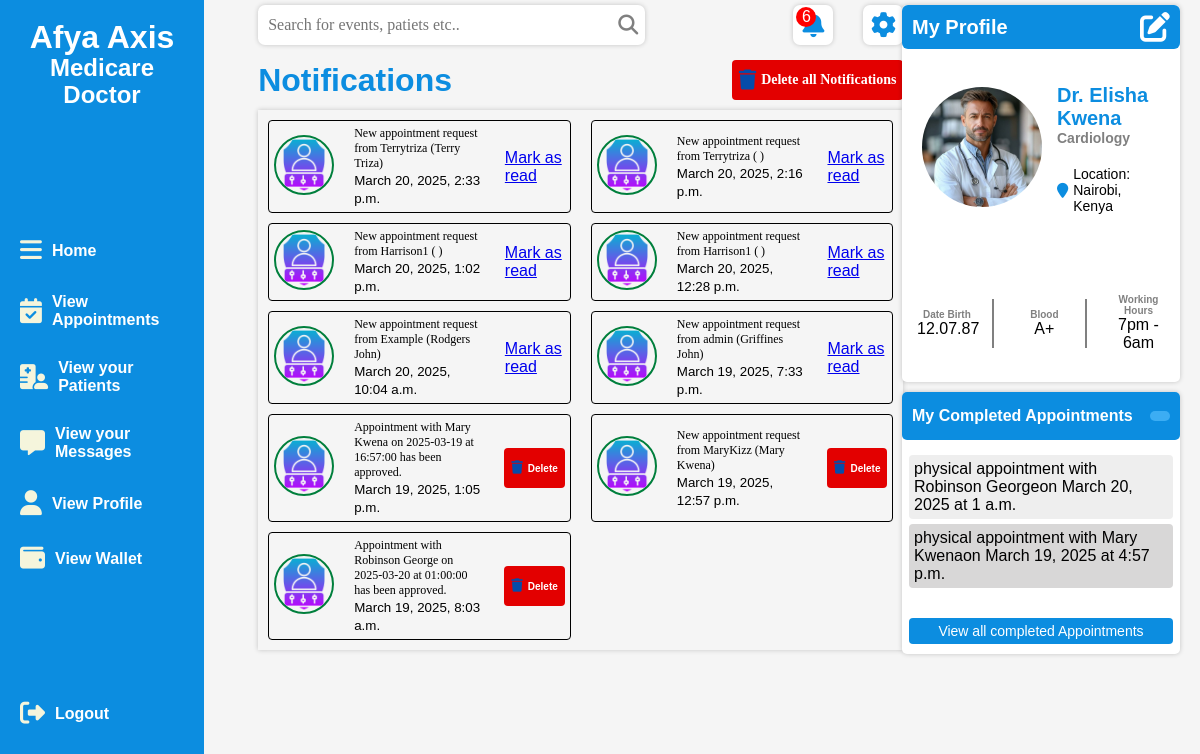
The app's page /doctors/doctor_notifications/ (signed in) with its own data.
### notifications/models.py (models this page shows, shortened)
class Notification(models.Model):
    user = models.ForeignKey(User, on_delete=models.CASCADE, related_name='notifications')
    message = models.TextField()
    created_at = models.DateTimeField(auto_now_add=True)
    is_read = models.BooleanField(default=False)
    profile_picture_url = models.URLField(blank=True, null=True)
    doctor_name = models.CharField(max_length=255, blank=True, null=True)
    clinic_name = models.CharField(max_length=255, blank=True, null=True)
    appointment_date = models.DateField(blank=True, null=True)
    appointment_time = models.TimeField(blank=True, null=True)
    appointment_type = models.CharField(max_length=255, blank=True, null=True)
    rejection_reason = models.TextField(blank=True, null=True)
    applicant_username = models.CharField(max_length=255, blank=True, null=True)  # Add this field
    applicant_first_name = models.CharField(max_length=255, blank=True, null=True)  # Add this field
    applicant_last_name = models.CharField(max_length=255, blank=True, null=True)  # Add this field

### doctors/models.py (models this page shows, shortened)
class Doctor(models.Model):
    user = models.OneToOneField(User, on_delete=models.CASCADE, related_name='doctor_profile')
    first_name = models.CharField(max_length=100)
    last_name = models.CharField(max_length=100)
    email = models.EmailField(unique=True)
    phone_number = models.CharField(max_length=15, unique=True)
    clinic = models.ForeignKey('clinics.Clinic', on_delete=models.CASCADE, related_name="doctors")
    specialization = models.ForeignKey(Specialization, on_delete=models.CASCADE, related_name="doctors")
    bio = models.TextField(blank=True, null=True)
    profile_picture = models.ImageField(upload_to='doctor_profiles/', blank=True, null=True)
    facebook = models.URLField(blank=True, null=True)
    twitter = models.URLField(blank=True, null=True)
    linkedin = models.URLField(blank=True, null=True)
    instagram = models.URLField(blank=True, null=True)
    address = models.TextField()
    city = models.CharField(max_length=100)
    country = models.CharField(max_length=100,default='Kenya')
    postal_code = models.CharField(max_length=10,default='0000')
    state= models.CharField(max_length=100,default='Kisii')
    hire_date = models.DateField(null=True, blank=True)
    years_of_experience = models.IntegerField(null=True, blank=True)
    years_worked_at_afyaaxis = models.IntegerField(null=True, blank=True)
    availability = models.BooleanField(default=True)

class Specialization(models.Model):
    name = models.CharField(max_length=100, unique=True)

### appointments/models.py (models this page shows, shortened)
class Appointment(models.Model):
    APPOINTMENT_TYPE_CHOICES = [
        ('virtual', 'Virtual'),
        ('physical', 'Physical'),
    ]
    APPOINTMENT_STATUS_CHOICES = [
        ('pending', 'Pending'),
        ('approved', 'Approved'),
        ('rejected', 'Rejected'),
        ('completed', 'Completed'),
    ]
    patient = models.ForeignKey(User, on_delete=models.CASCADE, related_name='appointments')
    doctor = models.ForeignKey(Doctor, on_delete=models.CASCADE, related_name='appointments')
    appointment_type = models.CharField(max_length=10, choices=APPOINTMENT_TYPE_CHOICES)
    appointment_date = models.DateField()
    appointment_time = models.TimeField()
    status = models.CharField(max_length=10, choices=APPOINTMENT_STATUS_CHOICES, default='pending')
    rejection_reason = models.TextField(blank=True, null=True)
    created_at = models.DateTimeField(auto_now_add=True)  # Add this line

### doctors/views.py (the view)
# urls.py: path('doctor_notifications/', views.doctor_notifications, name='doctor_notifications'),
@login_required
def doctor_notifications(request):
    doctor = get_object_or_404(Doctor, user=request.user)
    doctor = request.user.doctor_profile
    doctor = get_object_or_404(Doctor, user=request.user)
    consultations = Consultation.objects.filter(doctor=doctor)
    approved_appointments = Appointment.objects.filter(doctor=doctor, status='Approved')
    completed_appointments = Appointment.objects.filter(doctor=doctor, status='Completed')
    unread_notifications_count = Notification.objects.filter(user=request.user, is_read=False).count()
    current_date = datetime.now().date()
    current_date_str = current_date.strftime("%B %d, %Y")
    current_day = datetime.now().strftime("%A")
    approved_appointments_by_date = Appointment.objects.filter(doctor=doctor, status='Approved', appointment_date=current_date)
    physical_appointments_count = Appointment.objects.filter(doctor=doctor, appointment_type='Physical').count()
    virtual_appointments_count = Appointment.objects.filter(doctor=doctor, appointment_type='Virtual').count()
    notifications = Notification.objects.filter(user=request.user).order_by('-created_at')
    context = {
        'doctor': doctor,
        'consultations': consultations,
        'approved_appointments': approved_appointments,
        'unread_notifications_count': unread_notifications_count,
        'completed_appointments':completed_appointments,
        'current_date': current_date_str,
        'current_day': current_day,
        'physical_appointments_count':physical_appointments_count,
        'virtual_appointments_count':virtual_appointments_count,
        'notifications':notifications,
        'approved_appointments_by_date':approved_appointments_by_date,
    }
    return render(request, 'notifications/doctor_notifications.html', context)

### templates/notifications/doctor_notifications.html (shortened to what this page needs)
{% extends "doctors/layout.html" %}
{% load static %}
{% block content %}
<div class="mainleft">
    {% include 'doctors/navbar.html' %}
    <div class="notificationsection">
        <div class="notificationstop">
            <h1>Notifications</h1>
            <form action="{% url 'delete_all_notifications' %}" method="post">
                <button>
                    <i class="fa-solid fa-trash"></i>
                    <h2>Delete all Notifications</h2>
                </button>
            </form>
        </div>
        <div class="notificationbox">
            {% for notification in notifications %}
            <div class="notifictiondiv">
                <div class="notificationleft">
                    {% if notification.user.profile_picture %}
                    <img src="{{ notification.user.profile_picture.url }}" alt="Profile Picture">
                    {% else %}
                    <img src="{% static 'images/admin-settings.png' %}" alt="">
                    {% endif %}
                </div>
                <div class="notificationight">
                    <p style="font-size:12px;font-weight:500;font-family:Times New Roman;">{{ notification.message }}</p>
                    <small>{{ notification.created_at }}</small>
                </div>
                <div class="actionnote">
                    {% if not notification.is_read %}
                    <a href="{% url 'mark_notification_as_read_doctor' notification.id %}">Mark as read</a>
                    {% else %}
                    <form action="{% url 'delete_notification' notification.id %}" method="post">
                        <button class="deletemessage">
                            <i class="fa-solid fa-trash"></i>
                            <h2>Delete</h2>
                        </button>
                    </form>
                    {% endif %}
                </div>
            </div>
            {% empty %}
            <p style="font-size:12px;font-weight:500;font-family:Times New Roman;">There are no notifications currently.</p>
            {% endfor %}
        </div>
    </div>
</div>
{% include 'doctors/dashboardright.html' %}
{% endblock %}

### templates/doctors/dashboardright.html
{%load static%}
<div class="mainright">
    <div class="profilebox">
        <div class="profile">
            <div class="profiletop">
                <h1>My Profile</h1>
                <a href="">
                    <i class="fa-solid fa-pen-to-square"></i>
                </a>
            </div>
            <div class="profilemiddle">
                <div class="profileleft">
                    {% if user.doctor_profile.profile_picture %}
                        <img src="{{ user.doctor_profile.profile_picture.url }}" alt="">
                    {% else %}
                        <img src="{% static 'images/admin-settings.png' %}" alt="">
                    {% endif %}
                </div>
                <div class="profileright">
                    <h2>Dr. {{ doctor.first_name }} {{ doctor.last_name }}</h2>
                    <h3>{{ doctor.specialization.name }}</h3>
                    <div class="location">
                        <i class="fa-solid fa-map-marker"></i>
                        <p>Location: Nairobi, Kenya</p>
                    </div>
                </div>
            </div>
            <div class="profiledetails">
                <div class="detail">
                    <h2>Date Birth</h2>
                    <p>12.07.87</p>
                </div>
                <div class="detail">
                    <h2>Blood</h2>
                    <p>A+</p>
                </div>
                <div class="detail">
                    <h2>Working Hours</h2>
                    <p>7pm - 6am</p>
                </div>
            </div>
        </div>
    </div>
    <div class="completed">
        <div class="completedtop">
            <h1>My Completed Appointments</h1>
            <span>{{current_month_name}}</span>
        </div>
        {%if completed_appointments%}
        <div class="completedlist">
            {% for appointment in completed_appointments%}
            <div class="list">
                <p>{{appointment.appointment_type}} appointment with {{ appointment.patient.first_name }} {{ appointment.patient.last_name }}on {{appointment.appointment_date}} at {{appointment.appointment_time}}</p>
            </div>
            {%empty%}
                <p>No completed appointments found</p>
            {%endfor%}
        {%else%}
            <p>No completed appointments found</p>
        {%endif%}
        </div>
        <div class="viewall">
            <a href="">View all completed Appointments</a>
        </div>
    </div>
</div>

### static/css/doctor.css (style rules this page uses)
* { margin: 0; padding: 0; box-sizing: border-box; }
:root { --green:#007f3c; --blue:#0c8de0; --yellow:#f9be1a; }
body { width: 100%; font-family: 'Poppins', sans-serif; background: #f5f5f5; }
.main .mainleft { width: 70%; }
.mainright img { width: 30px; }
.mainright { width: 24%; position: fixed; right: 20px; padding: 5px 0px 0px 10px; }
.profilebox { background-color: rgb(255, 255, 255); box-shadow: 0px 0px 5px 0px rgb(0,0,0,0.2); border-radius: 5px; }
.profiletop { width: 100%; display: flex; align-items: center; justify-content: space-between; background-color: var(--blue); padding: 7px 10px; border-radius: 6px; }
.profiletop h1 { font-size: 20px; color: #ffffff; }
.profiletop a { display: flex; align-items: center; justify-content: center; text-decoration: none; }
.profiletop i { font-size: 30px; color: #ffffff; }
.profilemiddle { width: 100%; display: flex; align-items: center; justify-content: left; gap: 15px; padding: 20px; margin-top: 15px; }
.profilemiddle .profileleft img { width: 120px; height: 120px; border-radius: 50%; object-fit: cover; object-position: top; }
.profileright h2 { font-size: 20px; color: var(--blue); }
.profileright h3 { font-size: 14px; color: grey; }
.profileright .location { display: flex; align-items: center; justify-content: left; gap: 5px; margin-top: 20px; }
.profileright .location p { font-size: 14px; }
.profileright .location i { font-size: 15px; color: var(--blue); }
.profiledetails { width: 100%; display: flex; align-items: center; justify-content: space-between; gap: 10px; margin-top: 20px; padding-top: 30px; padding-bottom: 20px; }
.profiledetails .detail { padding:10px 15px; width: 33%; border-right: 2px solid grey; }
.profiledetails .detail:last-child { border-right: none; }
.profiledetails .detail h2 { font-size: 10px; text-align: center; color: grey; }
.profiledetails .detail p { font-size: 16px; text-align: center; font-weight: 500; }
.completed { width: 100%; background-color: rgb(255, 255, 255); box-shadow: 0px 0px 5px 0px rgb(0,0,0,0.2); border-radius: 5px; margin-top: 10px; }
.completedtop { width: 100%; display: flex; align-items: center; justify-content: space-between; padding:15px 10px; background-color: #0c8de0; border-radius: 5px; }
.completedtop span { background-color: #3cadf3; color: #0010ec; padding:5px 10px; border-radius: 5px; }
.completedtop h1 { color: #ffffff; font-size: 16px; }
.completedlist { width: 100%; margin-top: 5px; padding: 10px 7px; overflow-y: scroll; max-height: 300px; }
.list { padding: 5px; border-radius: 4px;margin-bottom: 5px; }
.list:nth-child(odd) { background-color: rgb(238, 238, 238); }
.list:nth-child(even) { background-color: rgb(216, 215, 215); }
.list p { font-size: 16px; }
.viewall { width: 100%; margin-top: 5px; padding: 10px 7px; }
.viewall a { text-decoration: none; display: block; text-decoration: none; text-align: center; background-color: #0c8de0; padding: 5px; border-radius: 4px; font-size: 14px; color: #ffffff; }
.notificationsection { width: 100%; }
.notificationsection h1 { color: var(--blue); }
.notificationbox { width: 100%; display: grid; grid-template-columns: 1fr 1fr; grid-column-gap: 20px; grid-row-gap: 10px; padding: 10px; box-shadow: 0px 0px 5px 0px rgb(0, 0, 0,0.2); }
.notifictiondiv { display: flex; align-items: center; justify-content: space-between; gap: 20px; border: 1px solid black; padding: 5px; border-radius: 4px; }
.notificationleft img { width: 60px; height: 60px; object-fit: cover;object-position: top; border-radius: 50%; border: 2px solid var(--green); }
.actionnote { display: flex; align-items: center; justify-content: space-between; gap: 10px; }
.notificationight { width: 70%; }
.notificationstop { width: 100%; display: flex; align-items: center; justify-content: space-between; padding: 10px 0; }
.notificationstop h2 { color: #ffffff; font-size: 14px; font-family: 'Times New Roman', Times, serif; }
.notificationstop i { color: #064ca9; font-size: 20px; }
.actionnote .mark, .actionnote .paymentbutton, .notificationstop form button, .actionnote form button { display: flex; align-items: center; justify-content: space-between; padding: 7px; border-radius: 4px; gap: 5px; cursor: pointer; border: none; height: 40px; }
.actionnote .mark, .actionnote .paymentbutton h2, .actionnote form button h2 { font-size: 10px; color: #ffffff; text-decoration: none; }
.notificationstop button, .actionnote form .deletemessage { background-color: #e30000; }
.actionnote form .deletemessage i { color: #064ca9; }

### records on screen
Notification: message "New appointment request from Terrytriza (Terry Triza)", created_at "March 20, 2025, 2:33 p.m.", is_read "Mark as read"
Notification: message "New appointment request from Terrytriza ( )", created_at "March 20, 2025, 2:16 p.m.", is_read "Mark as read"
Notification: message "New appointment request from Harrison1 ( )", created_at "March 20, 2025, 1:02 p.m.", is_read "Mark as read"
Notification: message "New appointment request from Harrison1 ( )", created_at "March 20, 2025, 12:28 p.m.", is_read "Mark as read"
Notification: message "New appointment request from Example (Rodgers John)", created_at "March 20, 2025, 10:04 a.m.", is_read "Mark as read"
Notification: message "New appointment request from admin (Griffines John)", created_at "March 19, 2025, 7:33 p.m.", is_read "Mark as read"
Notification: message "Appointment with Mary Kwena on 2025-03-19 at 16:57:00 has been approved.", created_at "March 19, 2025, 1:05 p.m.", is_read True (drawn)
Notification: message "New appointment request from MaryKizz (Mary Kwena)", created_at "March 19, 2025, 12:57 p.m.", is_read True (drawn)
Notification: message "Appointment with Robinson George on 2025-03-20 at 01:00:00 has been approved.", created_at "March 19, 2025, 8:03 a.m.", is_read True (drawn)
Doctor: first_name "Elisha", last_name "Kwena", specialization.name "Cardiology"
Appointment: appointment_type "physical", patient.first_name "Robinson", patient.last_name "George", appointment_date "March 20, 2025", appointment_time "1 a.m."
Appointment: appointment_type "physical", patient.first_name "Mary", patient.last_name "Kwena", appointment_date "March 19, 2025", appointment_time "4:57 p.m."

### other values on screen
{{ unread_notifications_count }} "6"
